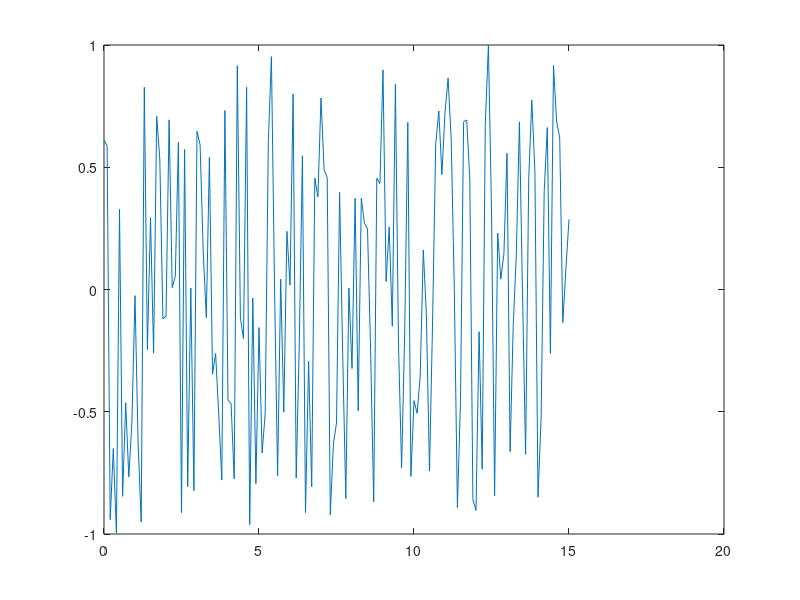

The MATLAB source for this figure:
fs = 500;

omega_res_des = 0.5; %rad/s
f_res_des = omega_res_des/(2*pi);
N_samp = fs/f_res_des;

T_samp = N_samp/fs; % 12s -> approx to 15s 

t = [0:0.1:15];
l = size(t,2);

rng(123456,"twister");
s = (2*rand(1,l)-1);

wn = [t; s];
plot(wn(1,:),wn(2,:))